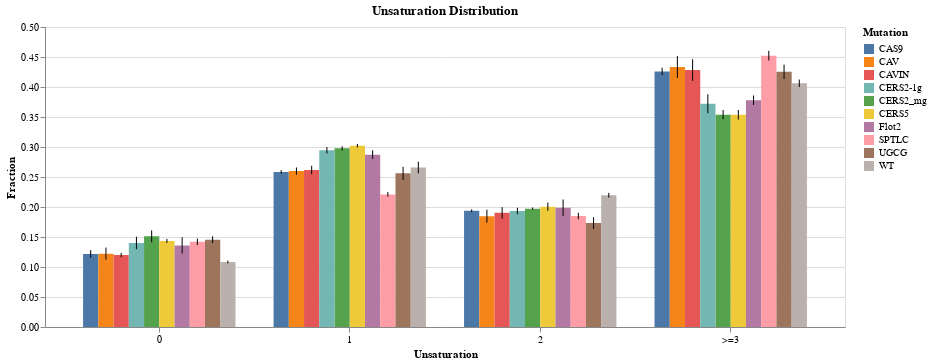

The code cell stored with this chart in its notebook:
### Code cell
# make grouped bar graph comparing unsaturation

# make selection for KO protein
click = alt.selection_point(fields=['Mutation'])

# grouped bar graph
g = alt.Chart(u2_long).mark_bar().encode(
    x=alt.X('Unsaturation:O').axis(labelAngle=0),
    xOffset='Mutation:N',
    y='mean(Fraction):Q',
    color=alt.condition(click, alt.Color('Mutation:N'), alt.value('lightgray')),
    tooltip=['Mutation', 'Unsaturation', 'mean(Fraction)']
).add_params(
    click
).properties(
    width=800,
    title='Unsaturation Distribution'
)

# error bars
err = alt.Chart(u2_long).mark_errorbar(extent='stdev').encode(
    x='Unsaturation:O',
    xOffset='Mutation:N',
    y='mean(Fraction):Q',
)

(g + err).configure(background='white')

### Figure 1 — Vega-Lite specification as saved in the notebook (floating-point values rounded to 4 significant figures; data arrays with more than 128 entries replaced by an {"elided": "..."} marker saying what was removed)
{"config": {"view": {"continuousWidth": 300, "continuousHeight": 300}, "background": "white"}, "layer": [{"mark": {"type": "bar"}, "encoding": {"color": {"condition": {"param": "param_3", "field": "Mutation", "type": "nominal"}, "value": "lightgray"}, "tooltip": [{"field": "Mutation", "type": "nominal"}, {"field": "Unsaturation", "type": "nominal"}, {"aggregate": "mean", "field": "Fraction", "type": "quantitative"}], "x": {"axis": {"labelAngle": 0}, "field": "Unsaturation", "type": "ordinal"}, "xOffset": {"field": "Mutation", "type": "nominal"}, "y": {"aggregate": "mean", "field": "Fraction", "type": "quantitative"}}, "name": "view_13", "title": "Unsaturation Distribution"}, {"mark": {"type": "errorbar", "extent": "stdev"}, "encoding": {"x": {"field": "Unsaturation", "type": "ordinal"}, "xOffset": {"field": "Mutation", "type": "nominal"}, "y": {"aggregate": "mean", "field": "Fraction", "type": "quantitative"}}}], "data": {"name": "data-56a835416b3ee1cf9c2fb902708e8a99"}, "params": [{"name": "param_3", "select": {"type": "point", "fields": ["Mutation"]}, "views": ["view_13"]}], "width": 800, "$schema": "https://vega.github.io/schema/vega-lite/v5.8.0.json", "datasets": {"data-56a835416b3ee1cf9c2fb902708e8a99": {"elided": "160 records"}}}
